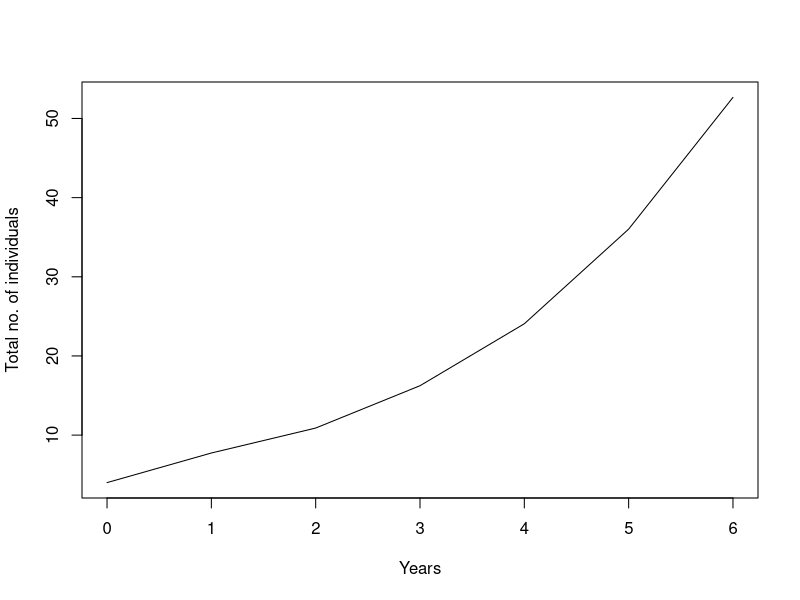
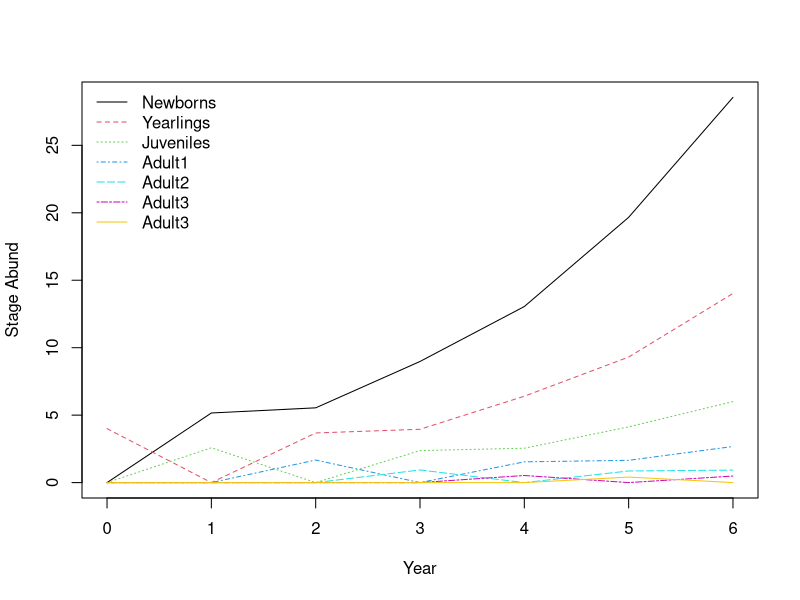

Recreate these plots in R, in order.
## ---- Demographic analysis of an animal population ----

# Deer matrix

## ---- parametri da impostare

# la matrice di transizione è:
A <- matrix(c(0.426, 1.290, 1.296, 1.120, 1.126, 1.554, 0,
              0.713, 0, 0, 0, 0, 0, 0,
              0, 0.645, 0, 0, 0, 0, 0,
              0, 0, 0.648, 0, 0, 0, 0,
              0, 0, 0, 0.560, 0, 0, 0,
              0, 0, 0, 0, 0.563, 0, 0,
              0, 0, 0, 0, 0, 0.777, 0), 
            nr = 7, byrow = TRUE)

A

# Partendo da una popolazione iniziale con
N0 <- matrix(c(0, 4, 0, 0, 0, 0, 0), ncol = 1)
N0
years <- 6

stages <- c("Newborns", "Yearlings", "Juveniles", "Adult1", "Adult2", "Adult3", "Adult3")


## ---- domande ----

# Disegnate il grafo del ciclo vitale della popolazione, includendo gli elementi 
# associati con ciascuna transizione


N.projections <- matrix(0, nrow = nrow(A), ncol = years + 1)
N.projections[, 1] <- N0
for (i in 1:years) N.projections[, i + 1] <- A %*% N.projections[,+ i]

# plottate la 
# dinamica di tutti gli stadi per 10 anni
matplot(0:years, rowSums(t(N.projections)), type = "l", ylab="Total no. of individuals",
        xlab="Years")
# Determinate la distribuzione stabile di età
eigs.A <- eigen(A)
# dom.pos <- which.max(eigs.A[["values"]])
# w <- Re(eigs.A[["vectors"]][, dom.pos]) # nb Re returns the real part of a number
w <- Re(eigs.A[["vectors"]][, 1]) # più semplice, questa è la SSD
ssd <- w/sum(w)
round(ssd, 3) # espressa in termini relativi
## plottiamo i risultati
matplot(0:years, t(N.projections), type = "l", lty = 1:7,
        ylab = "Stage Abund", xlab = "Year", col = 1:7)
legend("topleft", legend = stages,
       lty = 1:6, bty = "n", col = 1:7) 

# Determinate lambda. Spiegate cosa ci indica riguardo alla dinamica della popolazione
lambda <- Re(eigs.A[["values"]][1])
lambda

# Determinate le elasticità. Quali transizioni influiscono di più sul tasso di crescita?
M <- eigen(t(A)) # autoanalisi sulla trasposta, per
(v <- Re(M$vectors[,which.max(Re(M$values))])) # identificare i valori riproduttivi
(vw.s <- v %*% t(w)) # numeratore: moltiplico valori riproduttivi per la trasposta della SSD
(dotproduct <- v %*% w) # denominatore: valori riproduttivi per SSD
(S <- vw.s/as.numeric(dotproduct)) # divido e ottengo le sensitività
(elas <- (A/lambda) * S)






